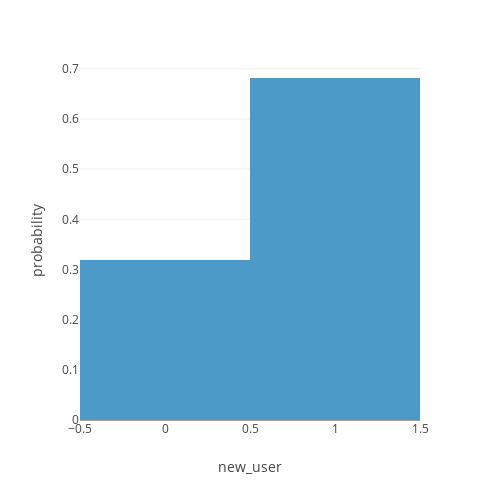

Notebook code cell kept with this figure:
### Code cell
px.histogram(data_sample, 'new_user', histnorm = 'probability', height=500, width = 500)

### Figure 1 — Plotly figure (JSON) as saved in the notebook; plotly's stock layout.template omitted (floating-point values rounded to 4 significant figures; data arrays with more than 128 entries replaced by an {"elided": "..."} marker saying what was removed)
{"data": [{"alignmentgroup": "True", "bingroup": "x", "histnorm": "probability", "hovertemplate": "new_user=%{x}<br>probability=%{y}<extra></extra>", "legendgroup": "", "marker": {"color": "#4B9AC7", "pattern": {"shape": ""}}, "name": "", "offsetgroup": "", "orientation": "v", "showlegend": false, "type": "histogram", "x": {"elided": "10000 int values"}, "xaxis": "x", "yaxis": "y"}], "layout": {"barmode": "relative", "height": 500, "legend": {"tracegroupgap": 0}, "margin": {"t": 60}, "width": 500, "xaxis": {"anchor": "y", "domain": [0, 1], "title": {"text": "new_user"}}, "yaxis": {"anchor": "x", "domain": [0, 1], "title": {"text": "probability"}}}}
